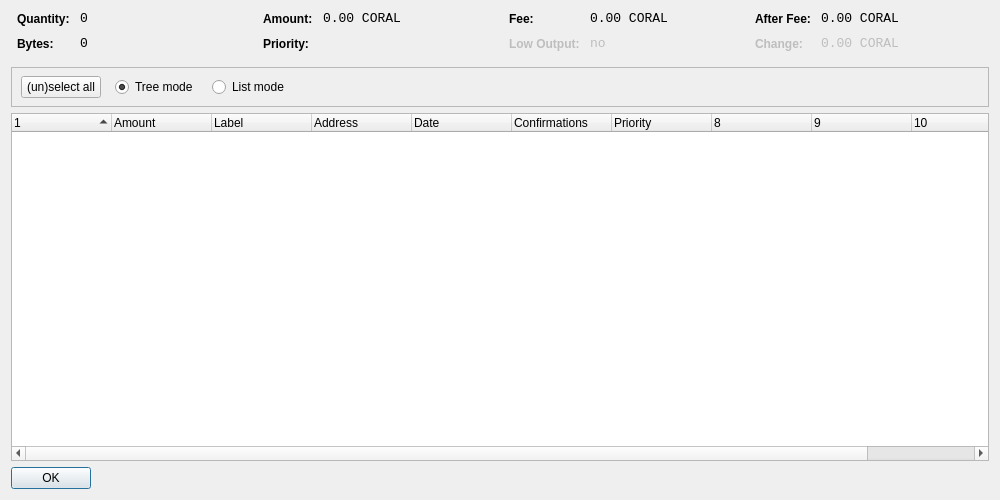
<?xml version="1.0" encoding="UTF-8"?>
<ui version="4.0">
 <class>CoinControlDialog</class>
 <widget class="QDialog" name="CoinControlDialog">
  <property name="geometry">
   <rect>
    <x>0</x>
    <y>0</y>
    <width>1000</width>
    <height>500</height>
   </rect>
  </property>
  <property name="windowTitle">
   <string>Coin Control</string>
  </property>
  <layout class="QVBoxLayout" name="verticalLayout">
   <item>
    <layout class="QHBoxLayout" name="horizontalLayoutTop" stretch="0,0,0,0">
     <property name="topMargin">
      <number>0</number>
     </property>
     <property name="bottomMargin">
      <number>10</number>
     </property>
     <item>
      <layout class="QFormLayout" name="formLayoutCoinControl1">
       <property name="horizontalSpacing">
        <number>10</number>
       </property>
       <property name="verticalSpacing">
        <number>10</number>
       </property>
       <property name="leftMargin">
        <number>6</number>
       </property>
       <property name="rightMargin">
        <number>6</number>
       </property>
       <item row="0" column="0">
        <widget class="QLabel" name="labelCoinControlQuantityText">
         <property name="styleSheet">
          <string notr="true">font-weight:bold;</string>
         </property>
         <property name="text">
          <string>Quantity:</string>
         </property>
        </widget>
       </item>
       <item row="0" column="1">
        <widget class="QLabel" name="labelCoinControlQuantity">
         <property name="font">
          <font>
           <family>Monospace</family>
           <pointsize>10</pointsize>
          </font>
         </property>
         <property name="cursor">
          <cursorShape>IBeamCursor</cursorShape>
         </property>
         <property name="contextMenuPolicy">
          <enum>Qt::ActionsContextMenu</enum>
         </property>
         <property name="text">
          <string notr="true">0</string>
         </property>
         <property name="textInteractionFlags">
          <set>Qt::LinksAccessibleByMouse|Qt::TextSelectableByKeyboard|Qt::TextSelectableByMouse</set>
         </property>
        </widget>
       </item>
       <item row="1" column="0">
        <widget class="QLabel" name="labelCoinControlBytesText">
         <property name="styleSheet">
          <string notr="true">font-weight:bold;</string>
         </property>
         <property name="text">
          <string>Bytes:</string>
         </property>
        </widget>
       </item>
       <item row="1" column="1">
        <widget class="QLabel" name="labelCoinControlBytes">
         <property name="font">
          <font>
           <family>Monospace</family>
           <pointsize>10</pointsize>
          </font>
         </property>
         <property name="cursor">
          <cursorShape>IBeamCursor</cursorShape>
         </property>
         <property name="contextMenuPolicy">
          <enum>Qt::ActionsContextMenu</enum>
         </property>
         <property name="text">
          <string notr="true">0</string>
         </property>
         <property name="textInteractionFlags">
          <set>Qt::LinksAccessibleByMouse|Qt::TextSelectableByKeyboard|Qt::TextSelectableByMouse</set>
         </property>
        </widget>
       </item>
      </layout>
     </item>
     <item>
      <layout class="QFormLayout" name="formLayoutCoinControl2">
       <property name="horizontalSpacing">
        <number>10</number>
       </property>
       <property name="verticalSpacing">
        <number>10</number>
       </property>
       <property name="leftMargin">
        <number>6</number>
       </property>
       <property name="rightMargin">
        <number>6</number>
       </property>
       <item row="0" column="0">
        <widget class="QLabel" name="labelCoinControlAmountText">
         <property name="styleSheet">
          <string notr="true">font-weight:bold;</string>
         </property>
         <property name="text">
          <string>Amount:</string>
         </property>
        </widget>
       </item>
       <item row="0" column="1">
        <widget class="QLabel" name="labelCoinControlAmount">
         <property name="font">
          <font>
           <family>Monospace</family>
           <pointsize>10</pointsize>
          </font>
         </property>
         <property name="cursor">
          <cursorShape>IBeamCursor</cursorShape>
         </property>
         <property name="contextMenuPolicy">
          <enum>Qt::ActionsContextMenu</enum>
         </property>
         <property name="text">
          <string notr="true">0.00 CORAL</string>
         </property>
         <property name="textInteractionFlags">
          <set>Qt::LinksAccessibleByMouse|Qt::TextSelectableByKeyboard|Qt::TextSelectableByMouse</set>
         </property>
        </widget>
       </item>
       <item row="1" column="0">
        <widget class="QLabel" name="labelCoinControlPriorityText">
         <property name="styleSheet">
          <string notr="true">font-weight:bold;</string>
         </property>
         <property name="text">
          <string>Priority:</string>
         </property>
        </widget>
       </item>
       <item row="1" column="1">
        <widget class="QLabel" name="labelCoinControlPriority">
         <property name="font">
          <font>
           <family>Monospace</family>
           <pointsize>10</pointsize>
          </font>
         </property>
         <property name="cursor">
          <cursorShape>IBeamCursor</cursorShape>
         </property>
         <property name="contextMenuPolicy">
          <enum>Qt::ActionsContextMenu</enum>
         </property>
         <property name="text">
          <string/>
         </property>
         <property name="textInteractionFlags">
          <set>Qt::LinksAccessibleByMouse|Qt::TextSelectableByKeyboard|Qt::TextSelectableByMouse</set>
         </property>
        </widget>
       </item>
      </layout>
     </item>
     <item>
      <layout class="QFormLayout" name="formLayoutCoinControl3">
       <property name="horizontalSpacing">
        <number>10</number>
       </property>
       <property name="verticalSpacing">
        <number>10</number>
       </property>
       <property name="leftMargin">
        <number>6</number>
       </property>
       <property name="rightMargin">
        <number>6</number>
       </property>
       <item row="0" column="0">
        <widget class="QLabel" name="labelCoinControlFeeText">
         <property name="styleSheet">
          <string notr="true">font-weight:bold;</string>
         </property>
         <property name="text">
          <string>Fee:</string>
         </property>
        </widget>
       </item>
       <item row="0" column="1">
        <widget class="QLabel" name="labelCoinControlFee">
         <property name="font">
          <font>
           <family>Monospace</family>
           <pointsize>10</pointsize>
          </font>
         </property>
         <property name="cursor">
          <cursorShape>IBeamCursor</cursorShape>
         </property>
         <property name="contextMenuPolicy">
          <enum>Qt::ActionsContextMenu</enum>
         </property>
         <property name="text">
          <string notr="true">0.00 CORAL</string>
         </property>
         <property name="textInteractionFlags">
          <set>Qt::LinksAccessibleByMouse|Qt::TextSelectableByKeyboard|Qt::TextSelectableByMouse</set>
         </property>
        </widget>
       </item>
       <item row="1" column="0">
        <widget class="QLabel" name="labelCoinControlLowOutputText">
         <property name="enabled">
          <bool>false</bool>
         </property>
         <property name="styleSheet">
          <string notr="true">font-weight:bold;</string>
         </property>
         <property name="text">
          <string>Low Output:</string>
         </property>
        </widget>
       </item>
       <item row="1" column="1">
        <widget class="QLabel" name="labelCoinControlLowOutput">
         <property name="enabled">
          <bool>false</bool>
         </property>
         <property name="font">
          <font>
           <family>Monospace</family>
           <pointsize>10</pointsize>
          </font>
         </property>
         <property name="cursor">
          <cursorShape>IBeamCursor</cursorShape>
         </property>
         <property name="contextMenuPolicy">
          <enum>Qt::ActionsContextMenu</enum>
         </property>
         <property name="text">
          <string notr="true">no</string>
         </property>
         <property name="textInteractionFlags">
          <set>Qt::LinksAccessibleByMouse|Qt::TextSelectableByKeyboard|Qt::TextSelectableByMouse</set>
         </property>
        </widget>
       </item>
      </layout>
     </item>
     <item>
      <layout class="QFormLayout" name="formLayoutCoinControl4">
       <property name="horizontalSpacing">
        <number>10</number>
       </property>
       <property name="verticalSpacing">
        <number>10</number>
       </property>
       <property name="leftMargin">
        <number>6</number>
       </property>
       <property name="rightMargin">
        <number>6</number>
       </property>
       <item row="0" column="0">
        <widget class="QLabel" name="labelCoinControlAfterFeeText">
         <property name="styleSheet">
          <string notr="true">font-weight:bold;</string>
         </property>
         <property name="text">
          <string>After Fee:</string>
         </property>
        </widget>
       </item>
       <item row="0" column="1">
        <widget class="QLabel" name="labelCoinControlAfterFee">
         <property name="font">
          <font>
           <family>Monospace</family>
           <pointsize>10</pointsize>
          </font>
         </property>
         <property name="cursor">
          <cursorShape>IBeamCursor</cursorShape>
         </property>
         <property name="contextMenuPolicy">
          <enum>Qt::ActionsContextMenu</enum>
         </property>
         <property name="text">
          <string notr="true">0.00 CORAL</string>
         </property>
         <property name="textInteractionFlags">
          <set>Qt::LinksAccessibleByMouse|Qt::TextSelectableByKeyboard|Qt::TextSelectableByMouse</set>
         </property>
        </widget>
       </item>
       <item row="1" column="0">
        <widget class="QLabel" name="labelCoinControlChangeText">
         <property name="enabled">
          <bool>false</bool>
         </property>
         <property name="styleSheet">
          <string notr="true">font-weight:bold;</string>
         </property>
         <property name="text">
          <string>Change:</string>
         </property>
        </widget>
       </item>
       <item row="1" column="1">
        <widget class="QLabel" name="labelCoinControlChange">
         <property name="enabled">
          <bool>false</bool>
         </property>
         <property name="font">
          <font>
           <family>Monospace</family>
           <pointsize>10</pointsize>
          </font>
         </property>
         <property name="cursor">
          <cursorShape>IBeamCursor</cursorShape>
         </property>
         <property name="contextMenuPolicy">
          <enum>Qt::ActionsContextMenu</enum>
         </property>
         <property name="text">
          <string notr="true">0.00 CORAL</string>
         </property>
         <property name="textInteractionFlags">
          <set>Qt::LinksAccessibleByMouse|Qt::TextSelectableByKeyboard|Qt::TextSelectableByMouse</set>
         </property>
        </widget>
       </item>
      </layout>
     </item>
    </layout>
   </item>
   <item>
    <widget class="QFrame" name="frame">
     <property name="minimumSize">
      <size>
       <width>0</width>
       <height>40</height>
      </size>
     </property>
     <property name="frameShape">
      <enum>QFrame::StyledPanel</enum>
     </property>
     <property name="frameShadow">
      <enum>QFrame::Sunken</enum>
     </property>
     <widget class="QWidget" name="horizontalLayoutWidget">
      <property name="geometry">
       <rect>
        <x>10</x>
        <y>0</y>
        <width>781</width>
        <height>41</height>
       </rect>
      </property>
      <layout class="QHBoxLayout" name="horizontalLayoutPanel" stretch="0,0,0,0,0">
       <property name="spacing">
        <number>14</number>
       </property>
       <item>
        <widget class="QPushButton" name="pushButtonSelectAll">
         <property name="sizePolicy">
          <sizepolicy hsizetype="Maximum" vsizetype="Fixed">
           <horstretch>0</horstretch>
           <verstretch>0</verstretch>
          </sizepolicy>
         </property>
         <property name="text">
          <string>(un)select all</string>
         </property>
        </widget>
       </item>
       <item>
        <widget class="QRadioButton" name="radioTreeMode">
         <property name="sizePolicy">
          <sizepolicy hsizetype="Maximum" vsizetype="Fixed">
           <horstretch>0</horstretch>
           <verstretch>0</verstretch>
          </sizepolicy>
         </property>
         <property name="text">
          <string>Tree mode</string>
         </property>
         <property name="checked">
          <bool>true</bool>
         </property>
        </widget>
       </item>
       <item>
        <widget class="QRadioButton" name="radioListMode">
         <property name="sizePolicy">
          <sizepolicy hsizetype="Maximum" vsizetype="Fixed">
           <horstretch>0</horstretch>
           <verstretch>0</verstretch>
          </sizepolicy>
         </property>
         <property name="text">
          <string>List mode</string>
         </property>
        </widget>
       </item>
       <item>
        <spacer name="horizontalSpacer">
         <property name="orientation">
          <enum>Qt::Horizontal</enum>
         </property>
         <property name="sizeHint" stdset="0">
          <size>
           <width>40</width>
           <height>20</height>
          </size>
         </property>
        </spacer>
       </item>
      </layout>
     </widget>
    </widget>
   </item>
   <item>
    <widget class="CoinControlTreeWidget" name="treeWidget">
     <property name="contextMenuPolicy">
      <enum>Qt::CustomContextMenu</enum>
     </property>
     <property name="sortingEnabled">
      <bool>false</bool>
     </property>
     <property name="columnCount">
      <number>11</number>
     </property>
     <attribute name="headerShowSortIndicator" stdset="0">
      <bool>true</bool>
     </attribute>
     <attribute name="headerStretchLastSection">
      <bool>false</bool>
     </attribute>
     <column>
      <property name="text">
       <string/>
      </property>
     </column>
     <column>
      <property name="text">
       <string>Amount</string>
      </property>
     </column>
     <column>
      <property name="text">
       <string>Label</string>
      </property>
     </column>
     <column>
      <property name="text">
       <string>Address</string>
      </property>
     </column>
     <column>
      <property name="text">
       <string>Date</string>
      </property>
     </column>
     <column>
      <property name="text">
       <string>Confirmations</string>
      </property>
      <property name="toolTip">
       <string>Confirmed</string>
      </property>
     </column>
     <column>
      <property name="text">
       <string>Priority</string>
      </property>
     </column>
     <column>
      <property name="text">
       <string/>
      </property>
     </column>
     <column>
      <property name="text">
       <string/>
      </property>
     </column>
     <column>
      <property name="text">
       <string/>
      </property>
     </column>
     <column>
      <property name="text">
       <string/>
      </property>
     </column>
    </widget>
   </item>
   <item>
    <widget class="QDialogButtonBox" name="buttonBox">
     <property name="sizePolicy">
      <sizepolicy hsizetype="Maximum" vsizetype="Fixed">
       <horstretch>0</horstretch>
       <verstretch>0</verstretch>
      </sizepolicy>
     </property>
     <property name="orientation">
      <enum>Qt::Horizontal</enum>
     </property>
     <property name="standardButtons">
      <set>QDialogButtonBox::Ok</set>
     </property>
    </widget>
   </item>
  </layout>
 </widget>
 <customwidgets>
  <customwidget>
   <class>CoinControlTreeWidget</class>
   <extends>QTreeWidget</extends>
   <header>coincontroltreewidget.h</header>
  </customwidget>
 </customwidgets>
 <resources/>
 <connections/>
</ui>
